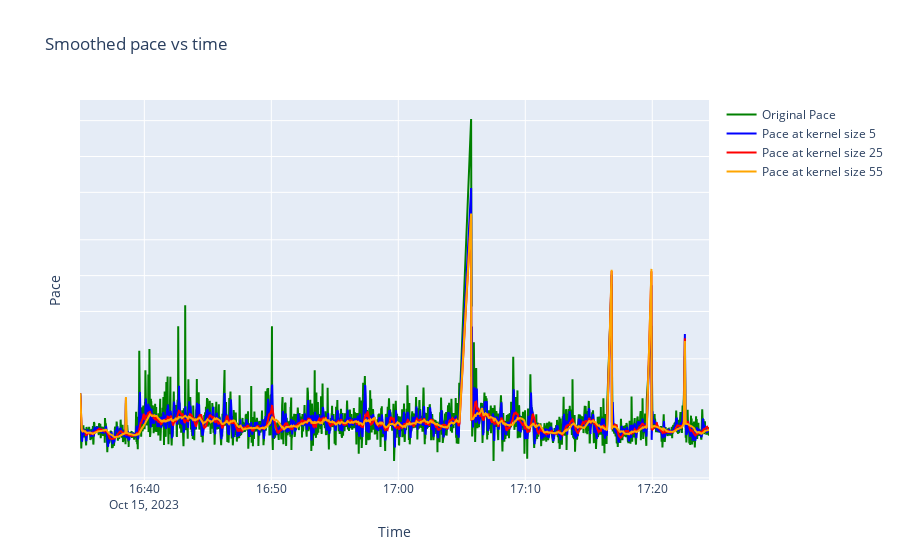

The code cell stored with this chart in its notebook:
### Code cell
# graphing pace at different smoothing levels

track_one_pace = compute_pace(track_one, 0)
track_one_smoothed5 = compute_pace(track_one, 5)
track_one_smoothed25 = compute_pace(track_one, 25)
track_one_smoothed55 = compute_pace(track_one, 55)

# consulted https://app.datacamp.com/workspace/w/dc771853-0073-4f06-b080-8a0b347a5577/edit/lecture_notes_track_analysis_2.ipynb for
# plotly info. consulted chatgpt to make the scale logarithmic on the y axis. asked "using plotly, how do I change the y axis scale to logarithmic?"
import plotly.express as px

# creating line and making transluscent. consulted chatgpt; asked "how to make line plot transluscent in plotly"
fig = px.scatter(title = 'Smoothed pace vs time')

fig.add_scatter(x = track_one['time'], y = track_one_pace, mode = 'lines', name = 'Original Pace', line = dict(color = 'green'))
fig.add_scatter(x = track_one['time'], y = track_one_smoothed5, mode = 'lines', name = 'Pace at kernel size 5', line = dict(color = 'blue'))
fig.add_scatter(x = track_one['time'], y = track_one_smoothed25, mode = 'lines', name = 'Pace at kernel size 25', line = dict(color = 'red'))
fig.add_scatter(x = track_one['time'], y = track_one_smoothed55, mode = 'lines', name = 'Pace at kernel size 55', line = dict(color = 'orange'))

# make y scale logarithmic for readability. almost impossible to interpret before
fig.update_yaxes(type = 'log', showticklabels = False, title_text = 'Pace')
fig.update_xaxes(title_text = 'Time')

fig.show()

### Figure 1 — Plotly figure (JSON) as saved in the notebook; plotly's stock layout.template omitted (floating-point values rounded to 4 significant figures; data arrays with more than 128 entries replaced by an {"elided": "..."} marker saying what was removed)
{"data": [{"hovertemplate": "<extra></extra>", "legendgroup": "", "marker": {"color": "#636efa", "symbol": "circle"}, "mode": "markers", "name": "", "orientation": "v", "showlegend": false, "type": "scatter", "xaxis": "x", "yaxis": "y"}, {"line": {"color": "green"}, "mode": "lines", "name": "Original Pace", "type": "scatter", "x": {"elided": "2872 str values"}, "y": {"elided": "2872 int values"}}, {"line": {"color": "blue"}, "mode": "lines", "name": "Pace at kernel size 5", "type": "scatter", "x": {"elided": "2872 str values"}, "y": {"elided": "2872 int values"}}, {"line": {"color": "red"}, "mode": "lines", "name": "Pace at kernel size 25", "type": "scatter", "x": {"elided": "2872 str values"}, "y": {"elided": "2872 int values"}}, {"line": {"color": "orange"}, "mode": "lines", "name": "Pace at kernel size 55", "type": "scatter", "x": {"elided": "2872 str values"}, "y": {"elided": "2872 int values"}}], "layout": {"legend": {"tracegroupgap": 0}, "title": {"text": "Smoothed pace vs time"}, "xaxis": {"anchor": "y", "domain": [0, 1], "title": {"text": "Time"}}, "yaxis": {"anchor": "x", "domain": [0, 1], "showticklabels": false, "title": {"text": "Pace"}, "type": "log"}}}
